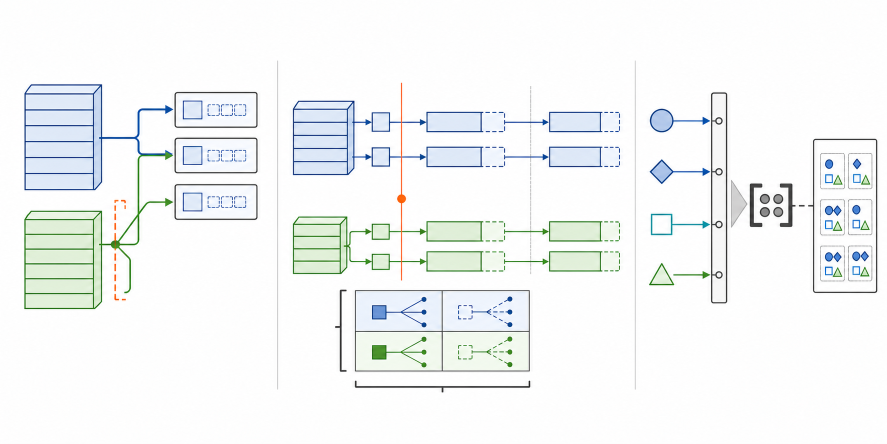
#> input picture paper_autonomous_multifork_iteration/figures/imagegen_round5_candidates/teaser_textfree_v2.png, 1774 x 887 px (shown at 1/2 size)
$ python build_r40_submission_figures.py
#> lines starting #> are read from the running program, lines starting #| are printed output that depends on the picture
#!/usr/bin/env python3
"""Add deterministic, verified labels to the text-free ImageGen figure bases."""

from __future__ import annotations

import hashlib
import json
from pathlib import Path

from PIL import Image, ImageDraw, ImageFont


ROOT = Path(__file__).resolve().parents[1]
CANDIDATES = ROOT / "figures" / "imagegen_round5_candidates"
FONT_REGULAR = Path("/usr/local/texlive/2026/texmf-dist/fonts/opentype/public/lm/lmsans10-regular.otf")
FONT_BOLD = Path("/usr/local/texlive/2026/texmf-dist/fonts/opentype/public/lm/lmsans10-bold.otf")
BASES = {
    "teaser": {
        "path": CANDIDATES / "teaser_textfree_v2.png",
        "sha256": "cfbfecfc53a34d1bd19e2a247fe0700174dd42e66fcfce9b71fe060e0463dd57",
        "crop": (0, 80, 1774, 830),
        "output": ROOT / "figures" / "rr2_teaser_r40_dispatch.png",
    },
    "architecture": {
        "path": CANDIDATES / "architecture_textfree_v3.png",
        "sha256": "10b58c061546da1f27ec932acad6c1cb3dabee510c4749d04526262f67e3ade1",
        # Retain the full ownership circle at the top of the audit rail.  The
        # previous 50 px top crop cut the circle and made the glyph mapping
        # disagree visually with the teaser.
        "crop": (0, 0, 1665, 935),
        "output": ROOT / "figures" / "rr2_architecture_r39_rebuilt.png",
    },
}


def sha256_file(path: Path) -> str:
    digest = hashlib.sha256()
    with path.open("rb") as handle:
        for chunk in iter(lambda: handle.read(1024 * 1024), b""):
            digest.update(chunk)
    return digest.hexdigest()


def font(size: int, *, bold: bool = False) -> ImageFont.FreeTypeFont:
    return ImageFont.truetype(str(FONT_BOLD if bold else FONT_REGULAR), size=size)


def label(
    draw: ImageDraw.ImageDraw,
    xy: tuple[int, int],
    text: str,
    *,
    size: int,
    bold: bool = False,
    fill: str = "#20262D",
    anchor: str = "mm",
    box: bool = True,
) -> None:
    chosen = font(size, bold=bold)
    bounds = draw.textbbox(xy, text, font=chosen, anchor=anchor)
    if box:
        padding_x, padding_y = 10, 5
        draw.rounded_rectangle(
            (
                bounds[0] - padding_x,
                bounds[1] - padding_y,
                bounds[2] + padding_x,
                bounds[3] + padding_y,
            ),
            radius=7,
            fill=(255, 255, 255, 238),
        )
    draw.text(xy, text, font=chosen, fill=fill, anchor=anchor)


def dashed_segment(
    draw: ImageDraw.ImageDraw,
    start: tuple[int, int],
    end: tuple[int, int],
    *,
    fill: str,
    width: int = 3,
    dash: int = 10,
    gap: int = 7,
) -> None:
    """Draw an axis-aligned dashed segment with deterministic geometry."""
    x1, y1 = start
    x2, y2 = end
    length = abs((x2 - x1) or (y2 - y1))
    for offset in range(0, length, dash + gap):
        stop = min(offset + dash, length)
        if x1 == x2:
            direction = 1 if y2 >= y1 else -1
            draw.line((x1, y1 + direction * offset, x2, y1 + direction * stop), fill=fill, width=width)
        else:
            direction = 1 if x2 >= x1 else -1
            draw.line((x1 + direction * offset, y1, x1 + direction * stop, y2), fill=fill, width=width)


def policy_strip(
    draw: ImageDraw.ImageDraw,
    bounds: tuple[int, int, int, int],
    *,
    fill: str,
    outline: str,
    dashed: bool,
) -> None:
    x1, y1, x2, y2 = bounds
    draw.rounded_rectangle(bounds, radius=6, fill=fill)
    if not dashed:
        draw.rounded_rectangle(bounds, radius=6, outline=outline, width=3)
        return
    dashed_segment(draw, (x1, y1), (x2, y1), fill=outline)
    dashed_segment(draw, (x2, y1), (x2, y2), fill=outline)
    dashed_segment(draw, (x2, y2), (x1, y2), fill=outline)
    dashed_segment(draw, (x1, y2), (x1, y1), fill=outline)


def arrow(
    draw: ImageDraw.ImageDraw,
    points: list[tuple[int, int]],
    *,
    fill: str = "#20262D",
    width: int = 4,
    head: int = 12,
) -> None:
    """Draw a deterministic orthogonal arrow ending at ``points[-1]``."""
    if len(points) < 2:
        raise ValueError("an arrow needs at least two points")
    draw.line(points, fill=fill, width=width, joint="curve")
    x0, y0 = points[-2]
    x1, y1 = points[-1]
    if x0 == x1 and y1 > y0:
        polygon = [(x1, y1), (x1 - head, y1 - head), (x1 + head, y1 - head)]
    elif x0 == x1 and y1 < y0:
        polygon = [(x1, y1), (x1 - head, y1 + head), (x1 + head, y1 + head)]
    elif y0 == y1 and x1 > x0:
        polygon = [(x1, y1), (x1 - head, y1 - head), (x1 - head, y1 + head)]
    elif y0 == y1 and x1 < x0:
        polygon = [(x1, y1), (x1 + head, y1 - head), (x1 + head, y1 + head)]
    else:
        raise ValueError("only orthogonal final arrow segments are supported")
    draw.polygon(polygon, fill=fill)


def ownership_cell(
    draw: ImageDraw.ImageDraw,
    bounds: tuple[int, int, int, int],
    *,
    kv_shared: bool,
    gdn_borrowed: bool,
) -> None:
    """Draw one paired KV/GDN ownership cell with redundant line coding."""
    x1, y1, x2, y2 = bounds
    height = y2 - y1
    kv_top = y1 + round(height * 0.14)
    kv_bottom = y1 + round(height * 0.43)
    gdn_top = y1 + round(height * 0.57)
    gdn_bottom = y1 + round(height * 0.86)
    draw.rounded_rectangle(bounds, radius=9, fill="#FAFBFC", outline="#6B7177", width=2)
    policy_strip(
        draw,
        (x1 + 11, kv_top, x2 - 11, kv_bottom),
        fill="#DCEBFA",
        outline="#0F4D92",
        dashed=kv_shared,
    )
    policy_strip(
        draw,
        (x1 + 11, gdn_top, x2 - 11, gdn_bottom),
        fill="#E1F1DA",
        outline="#2F6F2B",
        dashed=gdn_borrowed,
    )


def build_teaser(base: Image.Image) -> Image.Image:
    image = base.crop(BASES["teaser"]["crop"]).convert("RGBA")
    draw = ImageDraw.Draw(image, "RGBA")
    label(draw, (285, 27), "1  Forked hybrid state", size=40, bold=True)
    label(draw, (885, 27), "2  Phase-aware ownership", size=40, bold=True)
    label(draw, (1480, 27), "3  Bounded validation", size=40, bold=True)
    label(draw, (125, 91), "shared document KV", size=27, fill="#0F4D92")
    label(draw, (125, 357), "persistent GDN base", size=27, fill="#2F6F2B")
    label(draw, (274, 316), "mutable alias?", size=22, fill="#B64342")
    label(draw, (808, 75), "first write", size=26, fill="#B95717")
    # Replace the ambiguous generated mini-grid with four explicit paired
    # cells.  Every cell contains both a KV strip (blue) and a GDN strip
    # (green); columns encode copy/share and rows encode own/borrow.
    draw.rounded_rectangle((630, 474, 1138, 742), radius=14, fill="white", outline="#5C6268", width=3)
    label(draw, (884, 494), "Primary ForkAudit 2 x 2 factorial", size=23, bold=True, box=False)
    label(draw, (812, 523), "KV copy", size=19, fill="#0F4D92", box=False)
    label(draw, (972, 523), "KV share", size=19, fill="#0F4D92", box=False)
    label(draw, (704, 570), "GDN own", size=18, fill="#2F6F2B", anchor="rm", box=False)
    label(draw, (704, 636), "GDN borrow", size=18, fill="#2F6F2B", anchor="rm", box=False)
    for row, (y1, borrowed) in enumerate(((538, False), (604, True))):
        for col, (x1, shared) in enumerate(((727, False), (887, True))):
            ownership_cell(
                draw,
                (x1, y1, x1 + 142, y1 + 58),
                kv_shared=shared,
                gdn_borrowed=borrowed,
            )
    label(draw, (884, 682), "Relational verdict", size=19, bold=True, box=False)
    label(draw, (884, 715), "tokens / logits / KV / GDN match", size=19, fill="#2F6F2B", box=False)
    # Align each replay label with its vertical glyph instead of presenting a
    # misleading horizontal list above vertically arranged markers.
    label(draw, (1322, 96), "ownership", size=22)
    label(draw, (1322, 205), "call contract", size=22)
    label(draw, (1322, 312), "FP32 oracle", size=22)
    label(draw, (1322, 414), "slot census", size=22)
    label(draw, (1480, 73), "declared cohorts", size=19, fill="#6B7177")
    # Make the meaning of the right-hand verdicts explicit.  These cards
    # distinguish registered primary checks from the separate bounded census;
    # they do not absorb deployment/related-work runs.
    draw.rounded_rectangle((1582, 146, 1766, 542), radius=12, fill="white", outline="#6B7177", width=2)
    label(draw, (1674, 169), "REGISTERED RESULTS", size=14, bold=True, box=False)
    verdicts = [
        (192, 282, "4 cells", "registered match", "#E8F1FB", "#0F4D92"),
        (306, 396, "209,920 calls", "attention bound", "#E7F5F7", "#16788A"),
        (420, 510, "180 slots", "preproducer census", "#EDF6E9", "#2F6F2B"),
    ]
    for y1, y2, count, outcome, face, edge in verdicts:
        draw.rounded_rectangle((1594, y1, 1754, y2), radius=9, fill=face, outline=edge, width=2)
        label(draw, (1674, y1 + 27), count, size=19, bold=True, fill=edge, box=False)
        if outcome == "preproducer census":
            label(draw, (1674, y1 + 58), "preproducer", size=15, fill="#20262D", box=False)
            label(draw, (1674, y1 + 77), "census", size=15, fill="#20262D", box=False)
        else:
            label(draw, (1674, y1 + 63), outcome, size=15, fill="#20262D", box=False)
    arrow(draw, [(1572, 344), (1588, 344)], fill="#20262D", width=3, head=7)
    label(draw, (1515, 604), "primary: 96 configs; 7 / 7 targets", size=19)
    label(draw, (1515, 632), "dispatch: 209,920 attention calls bound", size=18)
    label(draw, (1515, 663), "GDN: 635,520 eager-route calls bound", size=18)
    label(draw, (1515, 689), "historical alias: base corrupt 8 / 8; outputs exact", size=16)
    label(draw, (1515, 721), "N=32 allocator: 4.90 → 2.23 GiB (−54.5%)", size=17)
    return image.convert("RGB")


# [104 lines left out: function build_architecture, not called in this run]


def main() -> None:
    for config in BASES.values():
        if sha256_file(config["path"]) != config["sha256"]:
            raise ValueError(f"ImageGen base drift: {config['path']}")
    teaser = build_teaser(Image.open(BASES["teaser"]["path"]))
#> in build_teaser, `image = base.crop(BASES["teaser"]["crop"]).convert("RGBA")`:
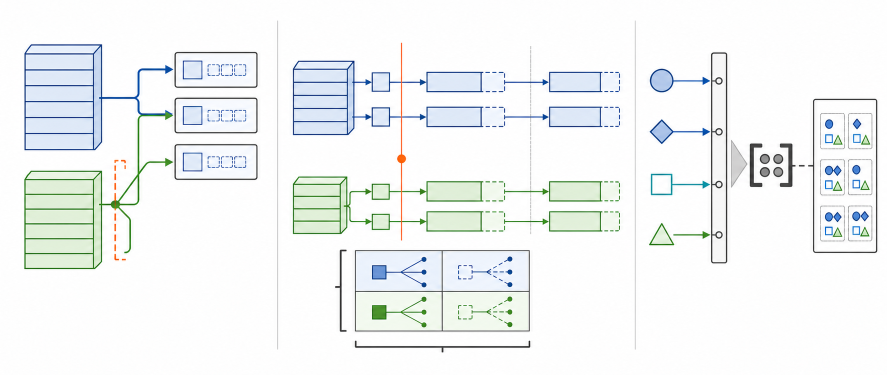
#> image: PIL image 1774x750 RGBA (shown at 1/2 size); mean R, G, B, A 240.9, 244, 243.8, 255
#> in build_teaser, `return image.convert("RGB")`:
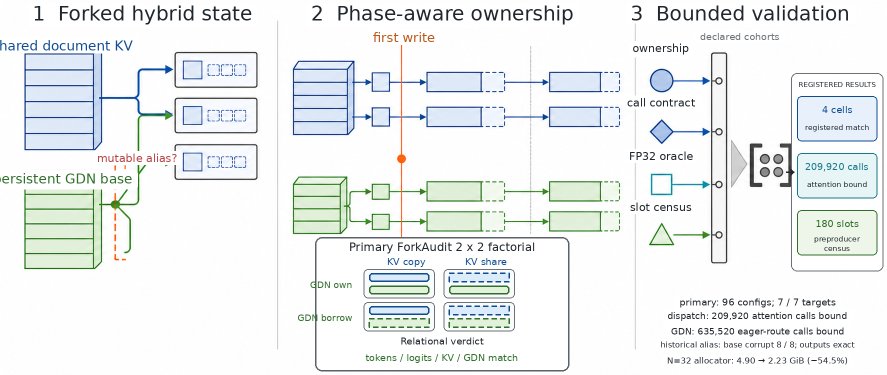
#> returned value: PIL image 1774x750 RGB (shown at 1/2 size); mean R, G, B 236, 239.5, 239.5
    teaser.save(BASES["teaser"]["output"], format="PNG", optimize=True, dpi=(300, 300))
    prompt_path = CANDIDATES / "PROMPTS_v1.md"
    record = {
        "deterministic_overlay": {
            "font_bold": FONT_BOLD.name,
            "font_regular": FONT_REGULAR.name,
            "script": Path(__file__).relative_to(ROOT).as_posix(),
            "script_raw_sha256": sha256_file(Path(__file__)),
            "technical_labels_are_not_image_generated": True,
            "visual_mapping_revision": "r40-seven-target-dispatch-v1",
        },
        "prompt_record_raw_sha256": sha256_file(prompt_path),
        "schema_version": "figures4papers-imagegen-deterministic-overlay-v3",
        "teaser": {
            "base_raw_sha256": BASES["teaser"]["sha256"],
            "crop_pixels": list(BASES["teaser"]["crop"]),
            "final_raw_sha256": sha256_file(BASES["teaser"]["output"]),
            "output": BASES["teaser"]["output"].relative_to(ROOT).as_posix(),
        },
    }
    (CANDIDATES / "IMAGEGEN_ASSET_RECORD_R40.json").write_text(
        json.dumps(record, indent=2, sort_keys=True) + "\n", encoding="utf-8"
    )
    print(json.dumps(record, indent=2, sort_keys=True))


if __name__ == "__main__":
#> (the run stopped early here; a loop or call above may not have finished)
